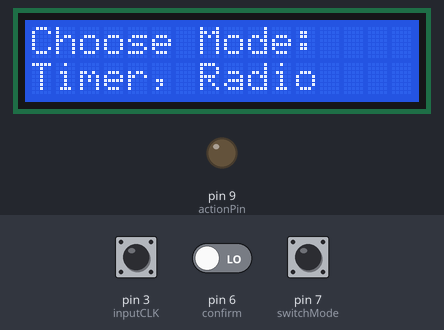
Simulated run of this sketch. Board: Arduino Uno, built with avr-gcc and run on an emulated ATmega328P. Parts: 16×2 character LCD, output pins drawn as LEDs (lit = HIGH). Inputs (shaded band) come from the test bench; at power-on: pin 7 (switchMode) LOW, pin 6 (confirm) LOW, pin 3 (inputCLK) HIGH. No radio packets arrive unless stated.

Above: at 1.3 s.
1.4 s: pin 7 (switchMode) pulled HIGH for 3.2 s
At 2.2 s:
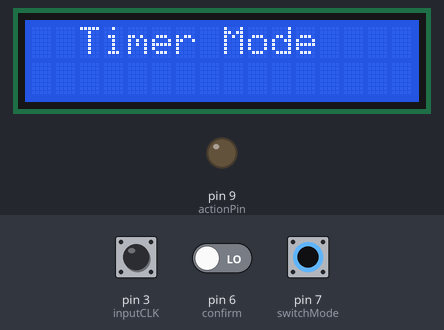
6.1 s: pin 7 (switchMode) pulled HIGH for 0.15 s
At 7.4 s:
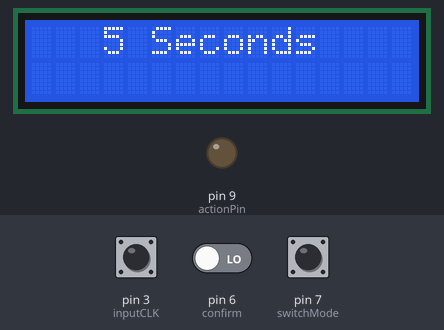
8.6 s: pin 6 (confirm) driven HIGH
At 14.5 s:
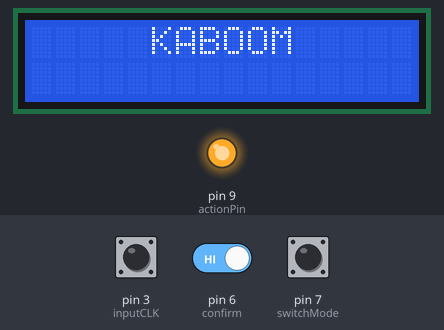
Timing chart, 0 to 20.2 s (numbered marks = the images above; inputs shaded):
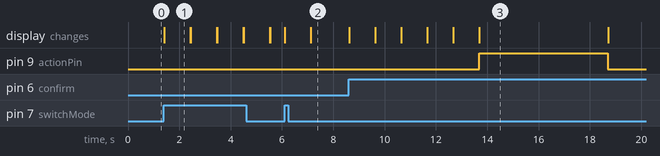

Measured:
- after the input at 1.4 s, the display: changes at once (image 1)
- after the input at 6.1 s, the display: first changes at once (image 2 shows a later state)
- after the input at 8.6 s, pin 9 (actionPin): LOW → HIGH after 5.1 s, → LOW 5.0 s later; the display: first changes at once (image 3 shows a later state)
- what the display in image 1 shows lasts 1.0 s, from 1.4 s to 2.4 s

The sketch:

control_box.ino
```cpp
//Very easy remote Detonator with Timer and Radio control modes
//Made by Enrique Lopez - enriquelopezcode.github.io
// Necessary libraries: LiquidCrystal_I2C + RF24 (https://nrf24.github.io/RF24/)

#include "Arduino.h"
#include <SPI.h>

// Include Wire library for I2C
#include <Wire.h>

// Include NewLiquidCrystal library for I2C
#include <LiquidCrystal_I2C.h>

//Include nrf24 library for radio modules
#include "RF24.h"

//Instantiate radio object
RF24 radio(8,10); // First Number: CE Pin; Second Number: CSN Pin

// Let these addresses be used for the pair
uint8_t addresses[][6] = { "1Node", "2Node" };

// This is what we receive from the other device (the transmitter), translated in commands
unsigned char data;


// Define LCD pinout
const int  en = 2, rw = 1, rs = 0, d4 = 4, d5 = 5, d6 = 6, d7 = 7, bl = 3;


//LCD I2C adress
const int i2c_addr_lcd = 0x27;

//Define buttons and the Pin that receives voltage during "detonation"
#define switchMode 7
#define confirm 6
#define actionPin 9

//Rotary Encoder
#define inputCLK 3
#define inputDT 5
int currentStateCLK;
int previousStateCLK;

//Bool that decides if the arduino is reset at the end of the loop
bool reset = 0;

//responsible for printing dots during the Homing process in mode 2
int point = 0;

// holds Information on what mode the detonator is in
int mode = 0;

//Variables so LCD and Rotary encoder can be updated at regular intervals
int runtime = 0;
int update = 0;
int update_sw = 0;

//is the Detonator homed? (Mode 2)
bool homed = 0;

//Number of seconds to detonation
int counter;

//Instantiate LCD object
LiquidCrystal_I2C lcd(i2c_addr_lcd, en, rw, rs, d4, d5, d6, d7, bl, POSITIVE); //Initializing Crystal LCD


void setup() {

 //Begin I2C-Bus
  Wire.begin();


   //Set Button Pins as Inputs
  pinMode(switchMode, INPUT);
  pinMode(confirm, INPUT);
  pinMode(actionPin,OUTPUT);

  // Set encoder pins as inputs
  pinMode(inputCLK,INPUT);
  pinMode(inputDT,INPUT);

  //Initializing LCD
  lcd.begin(16,2);
  lcd.print("Choose Mode:");
  lcd.setCursor(0, 2);
  lcd.print("Timer, Radio");


  // Read the initial state of inputCLK
   // Assign to previousStateCLK variable
  previousStateCLK = digitalRead(inputCLK);


  //Radio Mode

  //Initiate radio Object
  radio.begin();

   // Set the transmit power to lowest available to prevent power supply related issues
  radio.setPALevel(RF24_PA_MIN);

    // Set the speed of the transmission to the quickest available
  radio.setDataRate(RF24_2MBPS);

  // Channel not often used in my country
  radio.setChannel(124);

  // Open a writing and reading pipe on each radio, with opposite addresses
  radio.openWritingPipe(addresses[0]);
  radio.openReadingPipe(1, addresses[1]);

  delay(100);

}

void loop() {
  //current time passed since Activation
  runtime = millis();

  //Calls function that switches between modes
  modeCheck();

    // Read the current state of inputCLK
   currentStateCLK = digitalRead(inputCLK);

   // If the previous and the current state of the inputCLK are different then a pulse has occured
   if (currentStateCLK != previousStateCLK){

     // If the inputDT state is different than the inputCLK state then
     // the encoder is rotating counterclockwise
     if (digitalRead(inputDT) != currentStateCLK) {
       counter --;
     }
     else{
       counter ++;}

       }


  switch (mode) {

  //Timer mode
  case 1:
  //Minimum amount of time is 5 seconds (you can change it if you want)
  if (counter < 5)
     {counter = 120;}
     else if (counter > 120){
       counter = 5;}

    //update LCD every 300 milliseconds
    if(runtime - update >= 300)
    {
      lcd.setCursor(3, 0);
      lcd.print(String(counter) + " Seconds");
      update = runtime;
    }

    //Start timer when action button is pressed
    if (digitalRead(confirm)){
    lcd.clear();
    lcd.setCursor(3,0);
    lcd.print("Action in");

    //countdown
    for(int i = counter; i>0;i--){
      runtime = millis();

    if(runtime - update >= 500)
    {
      lcd.clear();
      lcd.setCursor(3,0);
      lcd.print("Action in");
      update = runtime;
    }

    lcd.setCursor(6,1);
    lcd.print(String(i));
    delay(1000);
    }
    //Detonation and Reset
    action();
    reset = 1;
    break;


    }


    delay(10);
    break;

  //Radio mode
  case 2:


  radio.startListening();

  if(!homed){
  //Waiting for homing signal
  if(runtime - update >= 1000)
    {
      lcd.clear();
      lcd.setCursor(4,0);
      lcd.print("Homing");
      for(int i = point; i>0;i--){
      lcd.print(".");}
      point += 1;
      if(point>3){
        point = 0;
    }
    update = runtime;}


      if(radio.available())
      {
        while(radio.available()){
        radio.read( &data, sizeof(char));
      }
        radio.stopListening();

        //If homing signal is received
        if(data == 1) // "1" is the Signal for Homing
        {
        data = 2; //"2" is sent back -> message received and homed
        radio.write(&data, sizeof(char));
        homed = 1;
        break;
    }

    }

  }

  if(homed){
    //Wait for detonation signal
    if(runtime - update >= 1000)
    {
      lcd.clear();
      lcd.setCursor(0,0);
      lcd.print("Waiting Signal");
      for(int i = point; i>0;i--){
      lcd.print(".");
      point += 1;
      if(point>3){
        point = 0;
      }
    }
    update = runtime;}

    if (radio.available()){
    while(radio.available()){
      radio.read( &data, sizeof(char));
    }
    radio.stopListening();


    if(data == 3){ //"3" is detonation signal
    action();}


    if(data == 4){ //"4" is signal for unhoming and disabling radio control
      homed = 0;
      reset = 1;
      lcd.clear();
      lcd.setCursor(4,0);
      lcd.print("UNHOMING");
      delay(2000);
      }

    if(data == 1){ //if something went wrong reset the homing process
      homed = 0;


    }
  }
  }
    break;
  }


//Rotary Encoder
previousStateCLK = currentStateCLK;

//reset the lcd and box
if(reset){
  mode = 0;
  lcd.clear();
  lcd.print("Choose Mode:");
  lcd.setCursor(0, 2);
  lcd.print("Timer, Radio");
  reset = 0;


}}


//Detonation
void action(){
    lcd.clear();
    lcd.setCursor(5,0);
    lcd.print("KABOOM");
    digitalWrite(actionPin, HIGH);
    delay(5000);
    digitalWrite(actionPin, LOW);


}


//switches between modes and handles lcd display
void modeCheck(){
  if (digitalRead(switchMode)) {
    mode = mode + 1;
    if (mode > 2)
     {
       mode = 1;

     }
    lcd.clear();
    lcd.setCursor(2, 0);
  switch (mode) {

  case 1:
    lcd.print("Timer Mode");
    counter = 5;

    delay(1000);
    break;

  case 2:
    lcd.print("Remote Mode");

    delay(1000);
    break;


}

lcd.clear();
}}
```
